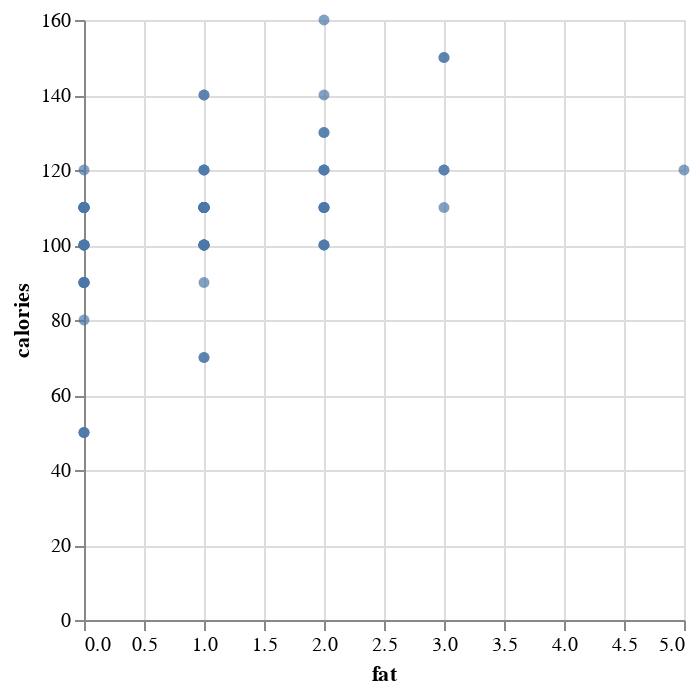

Notebook source saved alongside this figure:
### Code cell
alt.Chart(data).mark_circle().encode(x="fat", y="calories")

### Figure 1 — Vega-Lite specification as saved in the notebook (floating-point values rounded to 4 significant figures)
{"config": {"view": {"continuousWidth": 300, "continuousHeight": 300}}, "data": {"name": "data-2eb41b6177a7d7d05d59e2e23e30ed55"}, "mark": {"type": "circle"}, "encoding": {"x": {"field": "fat", "type": "quantitative"}, "y": {"field": "calories", "type": "quantitative"}}, "$schema": "https://vega.github.io/schema/vega-lite/v5.20.1.json", "datasets": {"data-2eb41b6177a7d7d05d59e2e23e30ed55": [{"name": "100% Bran", "mfr": "N", "type": "C", "calories": 70, "protein": 4, "fat": 1, "sodium": 130, "fiber": 10.0, "carbo": 5.0, "sugars": 6, "potass": 280, "vitamins": 25, "shelf": 3, "weight": 1.0, "cups": 0.33, "rating": 68.4}, {"name": "100% Natural Bran", "mfr": "Q", "type": "C", "calories": 120, "protein": 3, "fat": 5, "sodium": 15, "fiber": 2.0, "carbo": 8.0, "sugars": 8, "potass": 135, "vitamins": 0, "shelf": 3, "weight": 1.0, "cups": 1.0, "rating": 33.98}, {"name": "All-Bran", "mfr": "K", "type": "C", "calories": 70, "protein": 4, "fat": 1, "sodium": 260, "fiber": 9.0, "carbo": 7.0, "sugars": 5, "potass": 320, "vitamins": 25, "shelf": 3, "weight": 1.0, "cups": 0.33, "rating": 59.43}, {"name": "All-Bran with Extra Fiber", "mfr": "K", "type": "C", "calories": 50, "protein": 4, "fat": 0, "sodium": 140, "fiber": 14.0, "carbo": 8.0, "sugars": 0, "potass": 330, "vitamins": 25, "shelf": 3, "weight": 1.0, "cups": 0.5, "rating": 93.7}, {"name": "Almond Delight", "mfr": "R", "type": "C", "calories": 110, "protein": 2, "fat": 2, "sodium": 200, "fiber": 1.0, "carbo": 14.0, "sugars": 8, "potass": -1, "vitamins": 25, "shelf": 3, "weight": 1.0, "cups": 0.75, "rating": 34.38}, {"name": "Apple Cinnamon Cheerios", "mfr": "G", "type": "C", "calories": 110, "protein": 2, "fat": 2, "sodium": 180, "fiber": 1.5, "carbo": 10.5, "sugars": 10, "potass": 70, "vitamins": 25, "shelf": 1, "weight": 1.0, "cups": 0.75, "rating": 29.51}, {"name": "Apple Jacks", "mfr": "K", "type": "C", "calories": 110, "protein": 2, "fat": 0, "sodium": 125, "fiber": 1.0, "carbo": 11.0, "sugars": 14, "potass": 30, "vitamins": 25, "shelf": 2, "weight": 1.0, "cups": 1.0, "rating": 33.17}, {"name": "Basic 4", "mfr": "G", "type": "C", "calories": 130, "protein": 3, "fat": 2, "sodium": 210, "fiber": 2.0, "carbo": 18.0, "sugars": 8, "potass": 100, "vitamins": 25, "shelf": 3, "weight": 1.33, "cups": 0.75, "rating": 37.04}, {"name": "Bran Chex", "mfr": "R", "type": "C", "calories": 90, "protein": 2, "fat": 1, "sodium": 200, "fiber": 4.0, "carbo": 15.0, "sugars": 6, "potass": 125, "vitamins": 25, "shelf": 1, "weight": 1.0, "cups": 0.67, "rating": 49.12}, {"name": "Bran Flakes", "mfr": "P", "type": "C", "calories": 90, "protein": 3, "fat": 0, "sodium": 210, "fiber": 5.0, "carbo": 13.0, "sugars": 5, "potass": 190, "vitamins": 25, "shelf": 3, "weight": 1.0, "cups": 0.67, "rating": 53.31}, {"name": "Cap'n'Crunch", "mfr": "Q", "type": "C", "calories": 120, "protein": 1, "fat": 2, "sodium": 220, "fiber": 0.0, "carbo": 12.0, "sugars": 12, "potass": 35, "vitamins": 25, "shelf": 2, "weight": 1.0, "cups": 0.75, "rating": 18.04}, {"name": "Cheerios", "mfr": "G", "type": "C", "calories": 110, "protein": 6, "fat": 2, "sodium": 290, "fiber": 2.0, "carbo": 17.0, "sugars": 1, "potass": 105, "vitamins": 25, "shelf": 1, "weight": 1.0, "cups": 1.25, "rating": 50.76}, {"name": "Cinnamon Toast Crunch", "mfr": "G", "type": "C", "calories": 120, "protein": 1, "fat": 3, "sodium": 210, "fiber": 0.0, "carbo": 13.0, "sugars": 9, "potass": 45, "vitamins": 25, "shelf": 2, "weight": 1.0, "cups": 0.75, "rating": 19.82}, {"name": "Clusters", "mfr": "G", "type": "C", "calories": 110, "protein": 3, "fat": 2, "sodium": 140, "fiber": 2.0, "carbo": 13.0, "sugars": 7, "potass": 105, "vitamins": 25, "shelf": 3, "weight": 1.0, "cups": 0.5, "rating": 40.4}, {"name": "Cocoa Puffs", "mfr": "G", "type": "C", "calories": 110, "protein": 1, "fat": 1, "sodium": 180, "fiber": 0.0, "carbo": 12.0, "sugars": 13, "potass": 55, "vitamins": 25, "shelf": 2, "weight": 1.0, "cups": 1.0, "rating": 22.74}, {"name": "Corn Chex", "mfr": "R", "type": "C", "calories": 110, "protein": 2, "fat": 0, "sodium": 280, "fiber": 0.0, "carbo": 22.0, "sugars": 3, "potass": 25, "vitamins": 25, "shelf": 1, "weight": 1.0, "cups": 1.0, "rating": 41.45}, {"name": "Corn Flakes", "mfr": "K", "type": "C", "calories": 100, "protein": 2, "fat": 0, "sodium": 290, "fiber": 1.0, "carbo": 21.0, "sugars": 2, "potass": 35, "vitamins": 25, "shelf": 1, "weight": 1.0, "cups": 1.0, "rating": 45.86}, {"name": "Corn Pops", "mfr": "K", "type": "C", "calories": 110, "protein": 1, "fat": 0, "sodium": 90, "fiber": 1.0, "carbo": 13.0, "sugars": 12, "potass": 20, "vitamins": 25, "shelf": 2, "weight": 1.0, "cups": 1.0, "rating": 35.78}, {"name": "Count Chocula", "mfr": "G", "type": "C", "calories": 110, "protein": 1, "fat": 1, "sodium": 180, "fiber": 0.0, "carbo": 12.0, "sugars": 13, "potass": 65, "vitamins": 25, "shelf": 2, "weight": 1.0, "cups": 1.0, "rating": 22.4}, {"name": "Cracklin' Oat Bran", "mfr": "K", "type": "C", "calories": 110, "protein": 3, "fat": 3, "sodium": 140, "fiber": 4.0, "carbo": 10.0, "sugars": 7, "potass": 160, "vitamins": 25, "shelf": 3, "weight": 1.0, "cups": 0.5, "rating": 40.45}, {"name": "Cream of Wheat (Quick)", "mfr": "N", "type": "H", "calories": 100, "protein": 3, "fat": 0, "sodium": 80, "fiber": 1.0, "carbo": 21.0, "sugars": 0, "potass": -1, "vitamins": 0, "shelf": 2, "weight": 1.0, "cups": 1.0, "rating": 64.53}, {"name": "Crispix", "mfr": "K", "type": "C", "calories": 110, "protein": 2, "fat": 0, "sodium": 220, "fiber": 1.0, "carbo": 21.0, "sugars": 3, "potass": 30, "vitamins": 25, "shelf": 3, "weight": 1.0, "cups": 1.0, "rating": 46.9}, {"name": "Crispy Wheat & Raisins", "mfr": "G", "type": "C", "calories": 100, "protein": 2, "fat": 1, "sodium": 140, "fiber": 2.0, "carbo": 11.0, "sugars": 10, "potass": 120, "vitamins": 25, "shelf": 3, "weight": 1.0, "cups": 0.75, "rating": 36.18}, {"name": "Double Chex", "mfr": "R", "type": "C", "calories": 100, "protein": 2, "fat": 0, "sodium": 190, "fiber": 1.0, "carbo": 18.0, "sugars": 5, "potass": 80, "vitamins": 25, "shelf": 3, "weight": 1.0, "cups": 0.75, "rating": 44.33}, {"name": "Froot Loops", "mfr": "K", "type": "C", "calories": 110, "protein": 2, "fat": 1, "sodium": 125, "fiber": 1.0, "carbo": 11.0, "sugars": 13, "potass": 30, "vitamins": 25, "shelf": 2, "weight": 1.0, "cups": 1.0, "rating": 32.21}, {"name": "Frosted Flakes", "mfr": "K", "type": "C", "calories": 110, "protein": 1, "fat": 0, "sodium": 200, "fiber": 1.0, "carbo": 14.0, "sugars": 11, "potass": 25, "vitamins": 25, "shelf": 1, "weight": 1.0, "cups": 0.75, "rating": 31.44}, {"name": "Frosted Mini-Wheats", "mfr": "K", "type": "C", "calories": 100, "protein": 3, "fat": 0, "sodium": 0, "fiber": 3.0, "carbo": 14.0, "sugars": 7, "potass": 100, "vitamins": 25, "shelf": 2, "weight": 1.0, "cups": 0.8, "rating": 58.35}, {"name": "Fruit & Fibre Dates; Walnuts; and Oats", "mfr": "P", "type": "C", "calories": 120, "protein": 3, "fat": 2, "sodium": 160, "fiber": 5.0, "carbo": 12.0, "sugars": 10, "potass": 200, "vitamins": 25, "shelf": 3, "weight": 1.25, "cups": 0.67, "rating": 40.92}, {"name": "Fruitful Bran", "mfr": "K", "type": "C", "calories": 120, "protein": 3, "fat": 0, "sodium": 240, "fiber": 5.0, "carbo": 14.0, "sugars": 12, "potass": 190, "vitamins": 25, "shelf": 3, "weight": 1.33, "cups": 0.67, "rating": 41.02}, {"name": "Fruity Pebbles", "mfr": "P", "type": "C", "calories": 110, "protein": 1, "fat": 1, "sodium": 135, "fiber": 0.0, "carbo": 13.0, "sugars": 12, "potass": 25, "vitamins": 25, "shelf": 2, "weight": 1.0, "cups": 0.75, "rating": 28.03}, {"name": "Golden Crisp", "mfr": "P", "type": "C", "calories": 100, "protein": 2, "fat": 0, "sodium": 45, "fiber": 0.0, "carbo": 11.0, "sugars": 15, "potass": 40, "vitamins": 25, "shelf": 1, "weight": 1.0, "cups": 0.88, "rating": 35.25}, {"name": "Golden Grahams", "mfr": "G", "type": "C", "calories": 110, "protein": 1, "fat": 1, "sodium": 280, "fiber": 0.0, "carbo": 15.0, "sugars": 9, "potass": 45, "vitamins": 25, "shelf": 2, "weight": 1.0, "cups": 0.75, "rating": 23.8}, {"name": "Grape Nuts Flakes", "mfr": "P", "type": "C", "calories": 100, "protein": 3, "fat": 1, "sodium": 140, "fiber": 3.0, "carbo": 15.0, "sugars": 5, "potass": 85, "vitamins": 25, "shelf": 3, "weight": 1.0, "cups": 0.88, "rating": 52.08}, {"name": "Grape-Nuts", "mfr": "P", "type": "C", "calories": 110, "protein": 3, "fat": 0, "sodium": 170, "fiber": 3.0, "carbo": 17.0, "sugars": 3, "potass": 90, "vitamins": 25, "shelf": 3, "weight": 1.0, "cups": 0.25, "rating": 53.37}, {"name": "Great Grains Pecan", "mfr": "P", "type": "C", "calories": 120, "protein": 3, "fat": 3, "sodium": 75, "fiber": 3.0, "carbo": 13.0, "sugars": 4, "potass": 100, "vitamins": 25, "shelf": 3, "weight": 1.0, "cups": 0.33, "rating": 45.81}, {"name": "Honey Graham Ohs", "mfr": "Q", "type": "C", "calories": 120, "protein": 1, "fat": 2, "sodium": 220, "fiber": 1.0, "carbo": 12.0, "sugars": 11, "potass": 45, "vitamins": 25, "shelf": 2, "weight": 1.0, "cups": 1.0, "rating": 21.87}, {"name": "Honey Nut Cheerios", "mfr": "G", "type": "C", "calories": 110, "protein": 3, "fat": 1, "sodium": 250, "fiber": 1.5, "carbo": 11.5, "sugars": 10, "potass": 90, "vitamins": 25, "shelf": 1, "weight": 1.0, "cups": 0.75, "rating": 31.07}, {"name": "Honey-comb", "mfr": "P", "type": "C", "calories": 110, "protein": 1, "fat": 0, "sodium": 180, "fiber": 0.0, "carbo": 14.0, "sugars": 11, "potass": 35, "vitamins": 25, "shelf": 1, "weight": 1.0, "cups": 1.33, "rating": 28.74}, {"name": "Just Right Crunchy  Nuggets", "mfr": "K", "type": "C", "calories": 110, "protein": 2, "fat": 1, "sodium": 170, "fiber": 1.0, "carbo": 17.0, "sugars": 6, "potass": 60, "vitamins": 100, "shelf": 3, "weight": 1.0, "cups": 1.0, "rating": 36.52}, {"name": "Just Right Fruit & Nut", "mfr": "K", "type": "C", "calories": 140, "protein": 3, "fat": 1, "sodium": 170, "fiber": 2.0, "carbo": 20.0, "sugars": 9, "potass": 95, "vitamins": 100, "shelf": 3, "weight": 1.3, "cups": 0.75, "rating": 36.47}, {"name": "Kix", "mfr": "G", "type": "C", "calories": 110, "protein": 2, "fat": 1, "sodium": 260, "fiber": 0.0, "carbo": 21.0, "sugars": 3, "potass": 40, "vitamins": 25, "shelf": 2, "weight": 1.0, "cups": 1.5, "rating": 39.24}, {"name": "Life", "mfr": "Q", "type": "C", "calories": 100, "protein": 4, "fat": 2, "sodium": 150, "fiber": 2.0, "carbo": 12.0, "sugars": 6, "potass": 95, "vitamins": 25, "shelf": 2, "weight": 1.0, "cups": 0.67, "rating": 45.33}, {"name": "Lucky Charms", "mfr": "G", "type": "C", "calories": 110, "protein": 2, "fat": 1, "sodium": 180, "fiber": 0.0, "carbo": 12.0, "sugars": 12, "potass": 55, "vitamins": 25, "shelf": 2, "weight": 1.0, "cups": 1.0, "rating": 26.73}, {"name": "Maypo", "mfr": "A", "type": "H", "calories": 100, "protein": 4, "fat": 1, "sodium": 0, "fiber": 0.0, "carbo": 16.0, "sugars": 3, "potass": 95, "vitamins": 25, "shelf": 2, "weight": 1.0, "cups": 1.0, "rating": 54.85}, {"name": "Muesli Raisins; Dates; & Almonds", "mfr": "R", "type": "C", "calories": 150, "protein": 4, "fat": 3, "sodium": 95, "fiber": 3.0, "carbo": 16.0, "sugars": 11, "potass": 170, "vitamins": 25, "shelf": 3, "weight": 1.0, "cups": 1.0, "rating": 37.14}, {"name": "Muesli Raisins; Peaches; & Pecans", "mfr": "R", "type": "C", "calories": 150, "protein": 4, "fat": 3, "sodium": 150, "fiber": 3.0, "carbo": 16.0, "sugars": 11, "potass": 170, "vitamins": 25, "shelf": 3, "weight": 1.0, "cups": 1.0, "rating": 34.14}, {"name": "Mueslix Crispy Blend", "mfr": "K", "type": "C", "calories": 160, "protein": 3, "fat": 2, "sodium": 150, "fiber": 3.0, "carbo": 17.0, "sugars": 13, "potass": 160, "vitamins": 25, "shelf": 3, "weight": 1.5, "cups": 0.67, "rating": 30.31}, {"name": "Multi-Grain Cheerios", "mfr": "G", "type": "C", "calories": 100, "protein": 2, "fat": 1, "sodium": 220, "fiber": 2.0, "carbo": 15.0, "sugars": 6, "potass": 90, "vitamins": 25, "shelf": 1, "weight": 1.0, "cups": 1.0, "rating": 40.11}, {"name": "Nut&Honey Crunch", "mfr": "K", "type": "C", "calories": 120, "protein": 2, "fat": 1, "sodium": 190, "fiber": 0.0, "carbo": 15.0, "sugars": 9, "potass": 40, "vitamins": 25, "shelf": 2, "weight": 1.0, "cups": 0.67, "rating": 29.92}, {"name": "Nutri-Grain Almond-Raisin", "mfr": "K", "type": "C", "calories": 140, "protein": 3, "fat": 2, "sodium": 220, "fiber": 3.0, "carbo": 21.0, "sugars": 7, "potass": 130, "vitamins": 25, "shelf": 3, "weight": 1.33, "cups": 0.67, "rating": 40.69}, {"name": "Nutri-grain Wheat", "mfr": "K", "type": "C", "calories": 90, "protein": 3, "fat": 0, "sodium": 170, "fiber": 3.0, "carbo": 18.0, "sugars": 2, "potass": 90, "vitamins": 25, "shelf": 3, "weight": 1.0, "cups": 1.0, "rating": 59.64}, {"name": "Oatmeal Raisin Crisp", "mfr": "G", "type": "C", "calories": 130, "protein": 3, "fat": 2, "sodium": 170, "fiber": 1.5, "carbo": 13.5, "sugars": 10, "potass": 120, "vitamins": 25, "shelf": 3, "weight": 1.25, "cups": 0.5, "rating": 30.45}, {"name": "Post Nat. Raisin Bran", "mfr": "P", "type": "C", "calories": 120, "protein": 3, "fat": 1, "sodium": 200, "fiber": 6.0, "carbo": 11.0, "sugars": 14, "potass": 260, "vitamins": 25, "shelf": 3, "weight": 1.33, "cups": 0.67, "rating": 37.84}, {"name": "Product 19", "mfr": "K", "type": "C", "calories": 100, "protein": 3, "fat": 0, "sodium": 320, "fiber": 1.0, "carbo": 20.0, "sugars": 3, "potass": 45, "vitamins": 100, "shelf": 3, "weight": 1.0, "cups": 1.0, "rating": 41.5}, {"name": "Puffed Rice", "mfr": "Q", "type": "C", "calories": 50, "protein": 1, "fat": 0, "sodium": 0, "fiber": 0.0, "carbo": 13.0, "sugars": 0, "potass": 15, "vitamins": 0, "shelf": 3, "weight": 0.5, "cups": 1.0, "rating": 60.76}, {"name": "Puffed Wheat", "mfr": "Q", "type": "C", "calories": 50, "protein": 2, "fat": 0, "sodium": 0, "fiber": 1.0, "carbo": 10.0, "sugars": 0, "potass": 50, "vitamins": 0, "shelf": 3, "weight": 0.5, "cups": 1.0, "rating": 63.01}, {"name": "Quaker Oat Squares", "mfr": "Q", "type": "C", "calories": 100, "protein": 4, "fat": 1, "sodium": 135, "fiber": 2.0, "carbo": 14.0, "sugars": 6, "potass": 110, "vitamins": 25, "shelf": 3, "weight": 1.0, "cups": 0.5, "rating": 49.51}, {"name": "Quaker Oatmeal", "mfr": "Q", "type": "H", "calories": 100, "protein": 5, "fat": 2, "sodium": 0, "fiber": 2.7, "carbo": -1.0, "sugars": -1, "potass": 110, "vitamins": 0, "shelf": 1, "weight": 1.0, "cups": 0.67, "rating": 50.83}, {"name": "Raisin Bran", "mfr": "K", "type": "C", "calories": 120, "protein": 3, "fat": 1, "sodium": 210, "fiber": 5.0, "carbo": 14.0, "sugars": 12, "potass": 240, "vitamins": 25, "shelf": 2, "weight": 1.33, "cups": 0.75, "rating": 39.26}, {"name": "Raisin Nut Bran", "mfr": "G", "type": "C", "calories": 100, "protein": 3, "fat": 2, "sodium": 140, "fiber": 2.5, "carbo": 10.5, "sugars": 8, "potass": 140, "vitamins": 25, "shelf": 3, "weight": 1.0, "cups": 0.5, "rating": 39.7}, {"name": "Raisin Squares", "mfr": "K", "type": "C", "calories": 90, "protein": 2, "fat": 0, "sodium": 0, "fiber": 2.0, "carbo": 15.0, "sugars": 6, "potass": 110, "vitamins": 25, "shelf": 3, "weight": 1.0, "cups": 0.5, "rating": 55.33}, {"name": "Rice Chex", "mfr": "R", "type": "C", "calories": 110, "protein": 1, "fat": 0, "sodium": 240, "fiber": 0.0, "carbo": 23.0, "sugars": 2, "potass": 30, "vitamins": 25, "shelf": 1, "weight": 1.0, "cups": 1.13, "rating": 42.0}, {"name": "Rice Krispies", "mfr": "K", "type": "C", "calories": 110, "protein": 2, "fat": 0, "sodium": 290, "fiber": 0.0, "carbo": 22.0, "sugars": 3, "potass": 35, "vitamins": 25, "shelf": 1, "weight": 1.0, "cups": 1.0, "rating": 40.56}, {"name": "Shredded Wheat", "mfr": "N", "type": "C", "calories": 80, "protein": 2, "fat": 0, "sodium": 0, "fiber": 3.0, "carbo": 16.0, "sugars": 0, "potass": 95, "vitamins": 0, "shelf": 1, "weight": 0.83, "cups": 1.0, "rating": 68.24}, {"name": "Shredded Wheat 'n'Bran", "mfr": "N", "type": "C", "calories": 90, "protein": 3, "fat": 0, "sodium": 0, "fiber": 4.0, "carbo": 19.0, "sugars": 0, "potass": 140, "vitamins": 0, "shelf": 1, "weight": 1.0, "cups": 0.67, "rating": 74.47}, {"name": "Shredded Wheat spoon size", "mfr": "N", "type": "C", "calories": 90, "protein": 3, "fat": 0, "sodium": 0, "fiber": 3.0, "carbo": 20.0, "sugars": 0, "potass": 120, "vitamins": 0, "shelf": 1, "weight": 1.0, "cups": 0.67, "rating": 72.8}, {"name": "Smacks", "mfr": "K", "type": "C", "calories": 110, "protein": 2, "fat": 1, "sodium": 70, "fiber": 1.0, "carbo": 9.0, "sugars": 15, "potass": 40, "vitamins": 25, "shelf": 2, "weight": 1.0, "cups": 0.75, "rating": 31.23}, {"name": "Special K", "mfr": "K", "type": "C", "calories": 110, "protein": 6, "fat": 0, "sodium": 230, "fiber": 1.0, "carbo": 16.0, "sugars": 3, "potass": 55, "vitamins": 25, "shelf": 1, "weight": 1.0, "cups": 1.0, "rating": 53.13}, {"name": "Strawberry Fruit Wheats", "mfr": "N", "type": "C", "calories": 90, "protein": 2, "fat": 0, "sodium": 15, "fiber": 3.0, "carbo": 15.0, "sugars": 5, "potass": 90, "vitamins": 25, "shelf": 2, "weight": 1.0, "cups": 1.0, "rating": 59.36}, {"name": "Total Corn Flakes", "mfr": "G", "type": "C", "calories": 110, "protein": 2, "fat": 1, "sodium": 200, "fiber": 0.0, "carbo": 21.0, "sugars": 3, "potass": 35, "vitamins": 100, "shelf": 3, "weight": 1.0, "cups": 1.0, "rating": 38.84}, {"name": "Total Raisin Bran", "mfr": "G", "type": "C", "calories": 140, "protein": 3, "fat": 1, "sodium": 190, "fiber": 4.0, "carbo": 15.0, "sugars": 14, "potass": 230, "vitamins": 100, "shelf": 3, "weight": 1.5, "cups": 1.0, "rating": 28.59}, {"name": "Total Whole Grain", "mfr": "G", "type": "C", "calories": 100, "protein": 3, "fat": 1, "sodium": 200, "fiber": 3.0, "carbo": 16.0, "sugars": 3, "potass": 110, "vitamins": 100, "shelf": 3, "weight": 1.0, "cups": 1.0, "rating": 46.66}, {"name": "Triples", "mfr": "G", "type": "C", "calories": 110, "protein": 2, "fat": 1, "sodium": 250, "fiber": 0.0, "carbo": 21.0, "sugars": 3, "potass": 60, "vitamins": 25, "shelf": 3, "weight": 1.0, "cups": 0.75, "rating": 39.11}, {"name": "Trix", "mfr": "G", "type": "C", "calories": 110, "protein": 1, "fat": 1, "sodium": 140, "fiber": 0.0, "carbo": 13.0, "sugars": 12, "potass": 25, "vitamins": 25, "shelf": 2, "weight": 1.0, "cups": 1.0, "rating": 27.75}, {"name": "Wheat Chex", "mfr": "R", "type": "C", "calories": 100, "protein": 3, "fat": 1, "sodium": 230, "fiber": 3.0, "carbo": 17.0, "sugars": 3, "potass": 115, "vitamins": 25, "shelf": 1, "weight": 1.0, "cups": 0.67, "rating": 49.79}, {"name": "Wheaties", "mfr": "G", "type": "C", "calories": 100, "protein": 3, "fat": 1, "sodium": 200, "fiber": 3.0, "carbo": 17.0, "sugars": 3, "potass": 110, "vitamins": 25, "shelf": 1, "weight": 1.0, "cups": 1.0, "rating": 51.59}, {"name": "Wheaties Honey Gold", "mfr": "G", "type": "C", "calories": 110, "protein": 2, "fat": 1, "sodium": 200, "fiber": 1.0, "carbo": 16.0, "sugars": 8, "potass": 60, "vitamins": 25, "shelf": 1, "weight": 1.0, "cups": 0.75, "rating": 36.19}]}}
